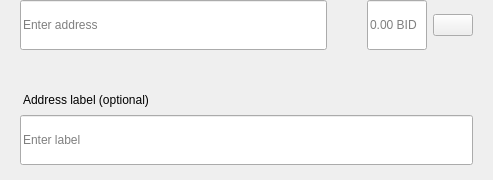
<?xml version="1.0" encoding="UTF-8"?>
<ui version="4.0">
 <class>SendMultiRow</class>
 <widget class="QWidget" name="SendMultiRow">
  <property name="geometry">
   <rect>
    <x>0</x>
    <y>0</y>
    <width>493</width>
    <height>180</height>
   </rect>
  </property>
  <property name="minimumSize">
   <size>
    <width>0</width>
    <height>0</height>
   </size>
  </property>
  <property name="maximumSize">
   <size>
    <width>16777215</width>
    <height>16777215</height>
   </size>
  </property>
  <property name="windowTitle">
   <string>Form</string>
  </property>
  <layout class="QVBoxLayout" name="verticalLayout_3">
   <property name="spacing">
    <number>0</number>
   </property>
   <property name="leftMargin">
    <number>0</number>
   </property>
   <property name="topMargin">
    <number>0</number>
   </property>
   <property name="rightMargin">
    <number>20</number>
   </property>
   <property name="bottomMargin">
    <number>5</number>
   </property>
   <item alignment="Qt::AlignTop">
    <widget class="QWidget" name="widget" native="true">
     <property name="sizePolicy">
      <sizepolicy hsizetype="Expanding" vsizetype="Maximum">
       <horstretch>0</horstretch>
       <verstretch>0</verstretch>
      </sizepolicy>
     </property>
     <property name="minimumSize">
      <size>
       <width>0</width>
       <height>60</height>
      </size>
     </property>
     <property name="maximumSize">
      <size>
       <width>16777215</width>
       <height>85</height>
      </size>
     </property>
     <layout class="QHBoxLayout" name="horizontalLayout" stretch="6,0,2">
      <property name="spacing">
       <number>0</number>
      </property>
      <property name="leftMargin">
       <number>8</number>
      </property>
      <property name="topMargin">
       <number>0</number>
      </property>
      <property name="rightMargin">
       <number>0</number>
      </property>
      <property name="bottomMargin">
       <number>0</number>
      </property>
      <item alignment="Qt::AlignTop">
       <widget class="QStackedWidget" name="stackedAddress">
        <property name="minimumSize">
         <size>
          <width>0</width>
          <height>50</height>
         </size>
        </property>
        <property name="maximumSize">
         <size>
          <width>16777215</width>
          <height>50</height>
         </size>
        </property>
        <widget class="QWidget" name="page_4">
         <property name="sizePolicy">
          <sizepolicy hsizetype="Expanding" vsizetype="Preferred">
           <horstretch>0</horstretch>
           <verstretch>0</verstretch>
          </sizepolicy>
         </property>
         <property name="minimumSize">
          <size>
           <width>0</width>
           <height>50</height>
          </size>
         </property>
         <property name="maximumSize">
          <size>
           <width>16777215</width>
           <height>55</height>
          </size>
         </property>
         <layout class="QVBoxLayout" name="verticalLayout_7">
          <property name="spacing">
           <number>0</number>
          </property>
          <property name="leftMargin">
           <number>12</number>
          </property>
          <property name="topMargin">
           <number>0</number>
          </property>
          <property name="rightMargin">
           <number>0</number>
          </property>
          <property name="bottomMargin">
           <number>0</number>
          </property>
          <item>
           <widget class="QLineEdit" name="lineEditAddress">
            <property name="minimumSize">
             <size>
              <width>0</width>
              <height>50</height>
             </size>
            </property>
            <property name="maximumSize">
             <size>
              <width>16777215</width>
              <height>50</height>
             </size>
            </property>
            <property name="placeholderText">
             <string>Enter address</string>
            </property>
           </widget>
          </item>
         </layout>
        </widget>
        <widget class="QWidget" name="page_3"/>
       </widget>
      </item>
      <item>
       <spacer name="horizontalSpacer_3">
        <property name="orientation">
         <enum>Qt::Horizontal</enum>
        </property>
        <property name="sizeType">
         <enum>QSizePolicy::Fixed</enum>
        </property>
        <property name="sizeHint" stdset="0">
         <size>
          <width>40</width>
          <height>20</height>
         </size>
        </property>
       </spacer>
      </item>
      <item>
       <layout class="QHBoxLayout" name="horizontalLayout_2">
        <property name="spacing">
         <number>6</number>
        </property>
        <item alignment="Qt::AlignTop">
         <widget class="QLineEdit" name="lineEditAmount">
          <property name="sizePolicy">
           <sizepolicy hsizetype="Expanding" vsizetype="Preferred">
            <horstretch>0</horstretch>
            <verstretch>0</verstretch>
           </sizepolicy>
          </property>
          <property name="minimumSize">
           <size>
            <width>0</width>
            <height>50</height>
           </size>
          </property>
          <property name="maximumSize">
           <size>
            <width>16777215</width>
            <height>50</height>
           </size>
          </property>
          <property name="maxLength">
           <number>17</number>
          </property>
          <property name="alignment">
           <set>Qt::AlignLeading|Qt::AlignLeft|Qt::AlignVCenter</set>
          </property>
          <property name="placeholderText">
           <string notr="true">0.00 BID</string>
          </property>
         </widget>
        </item>
        <item>
         <layout class="QVBoxLayout" name="verticalLayout">
          <property name="topMargin">
           <number>14</number>
          </property>
          <property name="bottomMargin">
           <number>0</number>
          </property>
          <item alignment="Qt::AlignTop">
           <widget class="QPushButton" name="btnMenu">
            <property name="minimumSize">
             <size>
              <width>0</width>
              <height>0</height>
             </size>
            </property>
            <property name="maximumSize">
             <size>
              <width>16777215</width>
              <height>16777215</height>
             </size>
            </property>
            <property name="focusPolicy">
             <enum>Qt::NoFocus</enum>
            </property>
            <property name="text">
             <string/>
            </property>
           </widget>
          </item>
         </layout>
        </item>
       </layout>
      </item>
     </layout>
    </widget>
   </item>
   <item>
    <widget class="QWidget" name="layoutLabel" native="true">
     <property name="minimumSize">
      <size>
       <width>0</width>
       <height>0</height>
      </size>
     </property>
     <property name="maximumSize">
      <size>
       <width>16777215</width>
       <height>16777215</height>
      </size>
     </property>
     <layout class="QVBoxLayout" name="verticalLayout_9">
      <property name="spacing">
       <number>6</number>
      </property>
      <property name="leftMargin">
       <number>20</number>
      </property>
      <property name="topMargin">
       <number>0</number>
      </property>
      <property name="rightMargin">
       <number>0</number>
      </property>
      <property name="bottomMargin">
       <number>10</number>
      </property>
      <item>
       <spacer name="verticalSpacer">
        <property name="orientation">
         <enum>Qt::Vertical</enum>
        </property>
        <property name="sizeType">
         <enum>QSizePolicy::Fixed</enum>
        </property>
        <property name="sizeHint" stdset="0">
         <size>
          <width>20</width>
          <height>20</height>
         </size>
        </property>
       </spacer>
      </item>
      <item>
       <widget class="QLabel" name="labelSubtitleDescription">
        <property name="styleSheet">
         <string notr="true">margin-bottom:2px;
margin-left:0.05px;
padding:0px;</string>
        </property>
        <property name="text">
         <string>Address label (optional)</string>
        </property>
       </widget>
      </item>
      <item>
       <widget class="QLineEdit" name="lineEditDescription">
        <property name="minimumSize">
         <size>
          <width>0</width>
          <height>50</height>
         </size>
        </property>
        <property name="maximumSize">
         <size>
          <width>16777215</width>
          <height>50</height>
         </size>
        </property>
        <property name="placeholderText">
         <string>Enter label</string>
        </property>
       </widget>
      </item>
     </layout>
    </widget>
   </item>
  </layout>
 </widget>
 <resources/>
 <connections/>
</ui>
